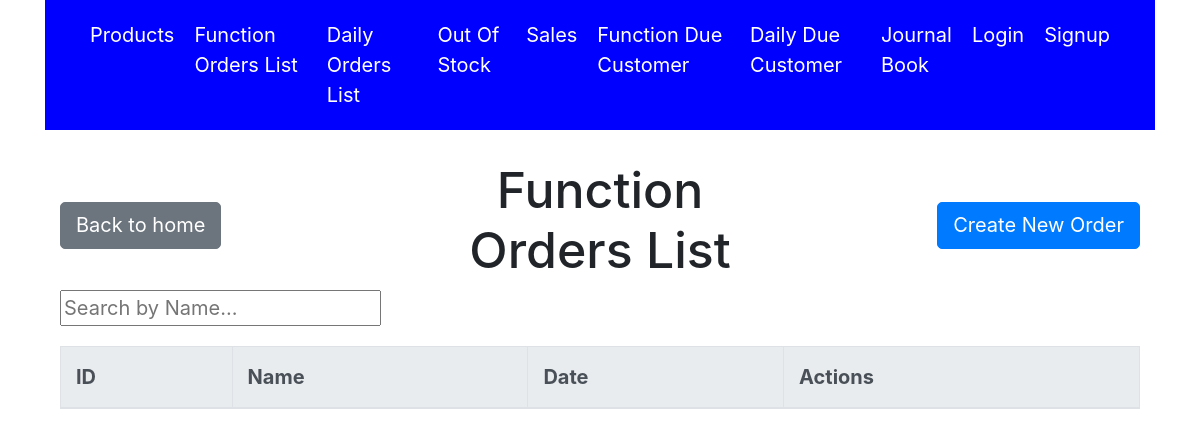
Before: /orders/function with the older database file.
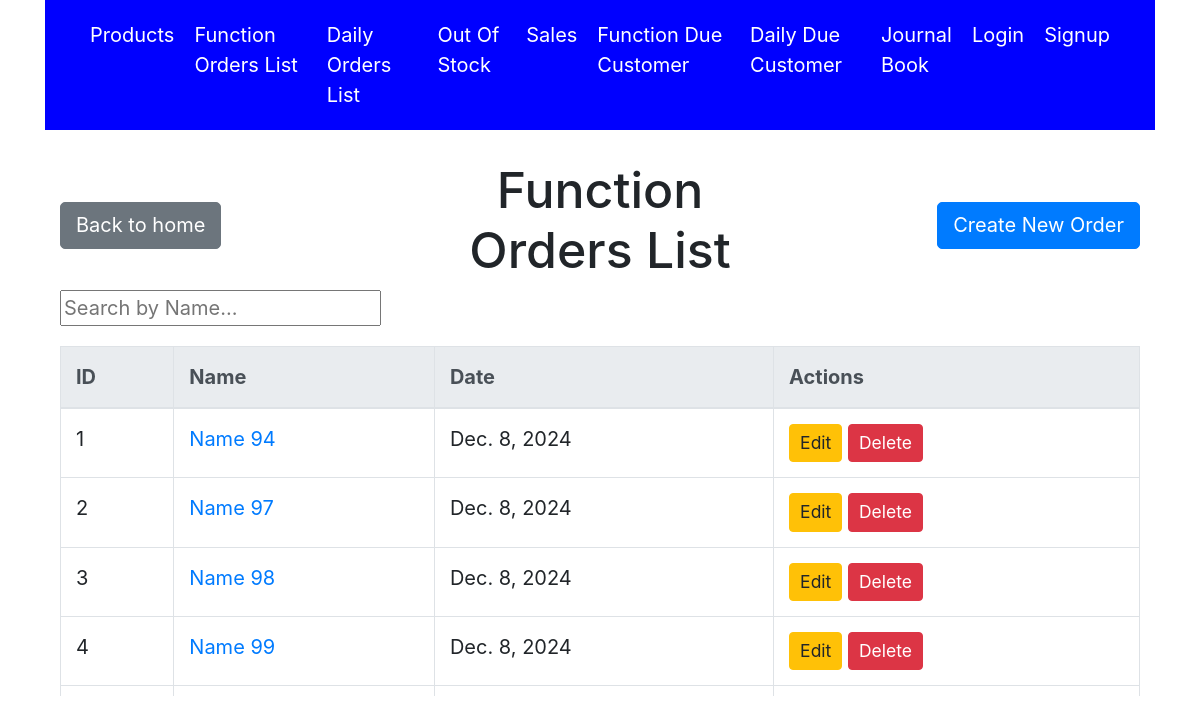
After: the same page with the newer database file.
### accounts/models.py (models this page shows, shortened)
class Orders(models.Model):
    name = models.CharField(max_length=255)
    date = models.DateField(default=timezone.now)
    is_function = models.BooleanField(default=True)

### accounts/views.py (the view)
# urls.py: path('orders/function', views.function_orders_list, name='function_orders_list'),
def function_orders_list(request):
    orders = Orders.objects.filter(is_function=True).order_by('-date')  # '-' before 'date' indicates descending order
    query = request.GET.get('q', '')  # Get the search query from GET parameters
    if query:
        orders_list = Orders.objects.filter(name__istartswith=query).order_by('name')  # Filter by query
    else:
        orders_list = Orders.objects.all().order_by('name')  # Get all products if no query
    return render(request, 'function_orders_list.html', {'orders': orders, 'orders_list' : orders_list})

### accounts/templates/function_orders_list.html (shortened to what this page needs)
{% extends 'base.html' %}
{% block content %}
<head>
    <link rel="stylesheet" href="https://maxcdn.bootstrapcdn.com/bootstrap/4.5.2/css/bootstrap.min.css">
</head>
<body class="container">
    <div class="row align-items-center mt-4">
        <div class="col text-left">
            <a href="{% url 'home' %}" class="btn btn-secondary">Back to home</a>
        </div>
        <div class="col text-center">
            <h1>Function Orders List</h1>
        </div>
        <div class="col text-right">
            <a href="{% url 'function_orders_create' %}?is_function=true" class="btn btn-primary">Create New Order</a>
        </div>
    </div>
    <div class="search-form mb-3">
        <input type="text" id="productSearch" placeholder="Search by Name..." onkeyup="searchProducts()">
    </div>
    <div class="table-wrapper">
        <table class="table table-bordered">
            <thead class="thead-light">
                <tr>
                    <th>ID</th>
                    <th>Name</th>
                    <th>Date</th>
                    <th>Actions</th>
                </tr>
            </thead>
            <tbody id="ordersTableBody">
                {% for order in orders %}
                    <tr class="order-item">
                        <td>{{ forloop.counter }}</td>
                        <td><a href="{% url 'function_orders_detail' order.id %}">{{ order.name }}</a></td>
                        <td>{{ order.date }}</td>
                        <td>
                            <a href="{% url 'function_orders_update' order.id %}" class="btn btn-warning btn-sm">Edit</a>
                            <form action="{% url 'function_orders_delete' order.id %}" method="POST" style="display:inline;">
                                <button type="submit" class="btn btn-danger btn-sm">Delete</button>
                            </form>
                        </td>
                    </tr>
                {% endfor %}
            </tbody>
        </table>
    </div>
    </div>
</body>
{% endblock %}

Changed rows visible on the page:
added Orders: name "Name 94", date "Dec. 8, 2024"
added Orders: name "Name 97", date "Dec. 8, 2024"
added Orders: name "Name 98", date "Dec. 8, 2024"
added Orders: name "Name 99", date "Dec. 8, 2024"
